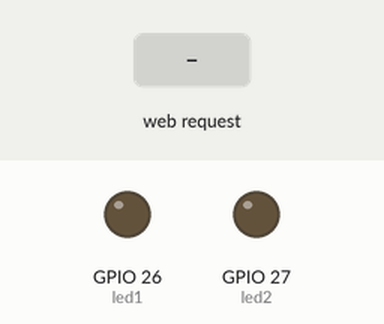
This sketch was run on a simulated ESP32. Parts: output pins drawn as LEDs (lit = HIGH). The inputs (shaded band) are chosen by the test bench. WiFi joins after 1.5 s; servers stay silent unless stated; what the sketch prints to the serial monitor is not drawn.

Above: at 2.7 s.
2.8 s: HTTP request GET /led1/on received
At 3.1 s:
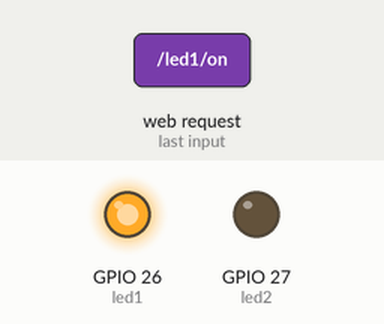
4.3 s: HTTP request GET /led2/on received
At 5.4 s:
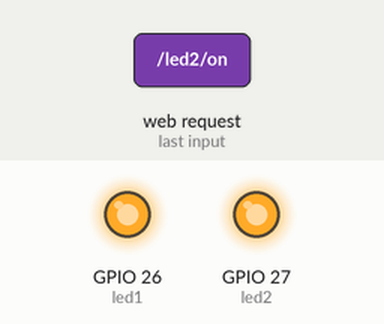
5.8 s: HTTP request GET /led1/off received
At 6.6 s:
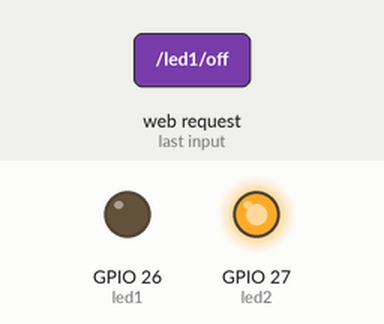
7.3 s: HTTP request GET /led2/off received
At 7.7 s:
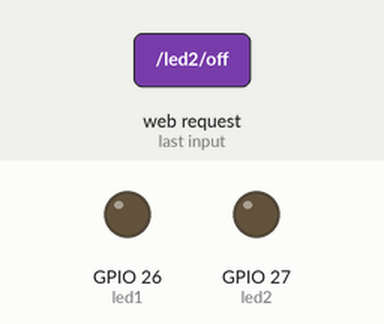
Timing chart, 0 to 9.8 s (numbered marks = the images above; inputs shaded):
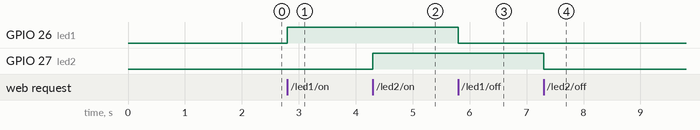

Measured:
- after the input at 2.8 s, GPIO 26 (led1): LOW → HIGH at once
- after the input at 4.3 s, GPIO 27 (led2): LOW → HIGH at once
- after the input at 5.8 s, GPIO 26 (led1): HIGH → LOW at once
- after the input at 7.3 s, GPIO 27 (led2): HIGH → LOW at once

The sketch:

esp32-as-a-client-authent.ino
```cpp
#include <WiFi.h>
#include <WebServer.h>

// Your existing Wi-Fi network
const char* ssid = "YOUR_WIFI_NAME";
const char* wifi_password = "YOUR_WIFI_PASSWORD";

// HTTP Authentication credentials
const char* www_username = "admin";
const char* www_password = "12345678";

// LED GPIO pins
const int led1 = 26;
const int led2 = 27;

bool led1State = false;
bool led2State = false;

// HTTP server on port 80
WebServer server(80);

// Check HTTP authentication
bool checkAuth() {
  if (!server.authenticate(www_username, www_password)) {
    server.requestAuthentication();
    return false;
  }
  return true;
}

// Generate web page
String makePage() {
  String html = R"rawliteral(
<!DOCTYPE html>
<html>
<head>
  <meta name="viewport" content="width=device-width, initial-scale=1">
  <title>ESP32 Control Panel</title>
  <style>
    body {
      font-family: Arial, sans-serif;
      text-align: center;
      background: #f2f2f2;
      padding: 30px 10px;
    }
    .card {
      background: white;
      max-width: 350px;
      margin: 15px auto;
      padding: 20px;
      border-radius: 12px;
    }
    button {
      padding: 12px 30px;
      border: none;
      border-radius: 8px;
      color: white;
      font-size: 18px;
      cursor: pointer;
    }
    .on { background: #16a34a; }
    .off { background: #dc2626; }
  </style>
</head>
<body>
  <h1>ESP32 Web Server</h1>

  <div class="card">
    <h2>LED 1 (GPIO 26)</h2>
    <p>State: %LED1%</p>
    <a href="/led1/on"><button class="on">ON</button></a>
    <a href="/led1/off"><button class="off">OFF</button></a>
  </div>

  <div class="card">
    <h2>LED 2 (GPIO 27)</h2>
    <p>State: %LED2%</p>
    <a href="/led2/on"><button class="on">ON</button></a>
    <a href="/led2/off"><button class="off">OFF</button></a>
  </div>
</body>
</html>
)rawliteral";

  html.replace("%LED1%", led1State ? "ON" : "OFF");
  html.replace("%LED2%", led2State ? "ON" : "OFF");

  return html;
}

// Main page
void handleRoot() {
  if (!checkAuth()) return;
  server.send(200, "text/html", makePage());
}

// LED 1 handlers
void handleLED1On() {
  if (!checkAuth()) return;
  led1State = true;
  digitalWrite(led1, HIGH);
  server.send(200, "text/html", makePage());
}

void handleLED1Off() {
  if (!checkAuth()) return;
  led1State = false;
  digitalWrite(led1, LOW);
  server.send(200, "text/html", makePage());
}

// LED 2 handlers
void handleLED2On() {
  if (!checkAuth()) return;
  led2State = true;
  digitalWrite(led2, HIGH);
  server.send(200, "text/html", makePage());
}

void handleLED2Off() {
  if (!checkAuth()) return;
  led2State = false;
  digitalWrite(led2, LOW);
  server.send(200, "text/html", makePage());
}

void setup() {
  Serial.begin(115200);

  pinMode(led1, OUTPUT);
  pinMode(led2, OUTPUT);

  digitalWrite(led1, LOW);
  digitalWrite(led2, LOW);

  // Connect to existing Wi-Fi network
  WiFi.mode(WIFI_STA);
  WiFi.begin(ssid, wifi_password);

  Serial.print("Connecting to Wi-Fi");

  while (WiFi.status() != WL_CONNECTED) {
    delay(500);
    Serial.print(".");
  }

  Serial.println();
  Serial.println("Wi-Fi connected!");

  Serial.print("ESP32 IP address: ");
  Serial.println(WiFi.localIP());

  // Register routes
  server.on("/", HTTP_GET, handleRoot);
  server.on("/led1/on", HTTP_GET, handleLED1On);
  server.on("/led1/off", HTTP_GET, handleLED1Off);
  server.on("/led2/on", HTTP_GET, handleLED2On);
  server.on("/led2/off", HTTP_GET, handleLED2Off);

  server.onNotFound([]() {
    if (!checkAuth()) return;
    server.send(404, "text/plain", "404 - Not Found");
  });

  server.begin();
  Serial.println("HTTP server started!");
}

void loop() {
  server.handleClient();
}
```
